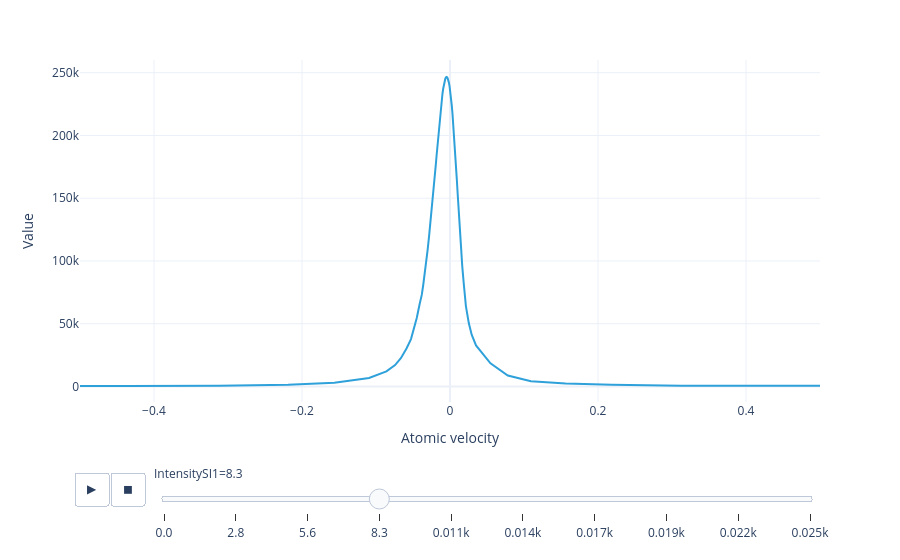

Notebook code for this chart:
### Markdown cell above
Create an animation of the flux distribution as the repump intensity is varied:

### Code cell
model.flux_distribution(sol).visualize(xaxis_range=(-.5, .5))

### Figure 1 — Plotly figure (JSON) as saved in the notebook; plotly's stock layout.template omitted (floating-point values rounded to 4 significant figures)
{"data": [{"hovertemplate": "IntensitySI1=0.0<br>Atomic velocity=%{x}<br>Value=%{y}<extra></extra>", "legendgroup": "", "line": {"color": "#2fa1da", "dash": "solid"}, "marker": {"symbol": "circle"}, "mode": "lines", "name": "", "orientation": "v", "showlegend": false, "type": "scatter", "x": [-2.5, -1.5, -0.875, -0.625, -0.4375, -0.3125, -0.2188, -0.1562, -0.1094, -0.08594, -0.07422, -0.06641, -0.05859, -0.05273, -0.04883, -0.04492, -0.04102, -0.03809, -0.03613, -0.03418, -0.03223, -0.03027, -0.02832, -0.02637, -0.0249, -0.02393, -0.02295, -0.02197, -0.021, -0.02002, -0.01904, -0.01807, -0.01709, -0.01611, -0.01514, -0.01416, -0.01318, -0.01221, -0.01123, -0.01025, -0.009277, -0.008301, -0.007324, -0.006348, -0.005371, -0.004395, -0.003418, -0.002441, -0.001465, -0.0004883, 0.0004883, 0.001465, 0.002441, 0.003418, 0.004395, 0.005371, 0.006348, 0.007324, 0.008301, 0.009277, 0.01025, 0.01123, 0.0127, 0.01465, 0.0166, 0.01855, 0.02148, 0.02539, 0.0293, 0.03516, 0.04297, 0.05469, 0.07812, 0.1094, 0.1562, 0.2188, 0.3125, 0.4375, 0.625, 0.875, 1.5, 2.5], "xaxis": "x", "y": [0.05885, 4.474, 41.97, 116.9, 289.3, 626.4, 1379.0, 2924.0, 6701.0, 11980.0, 17020.0, 22550.0, 30480.0, 37760.0, 45470.0, 54570.0, 65660.0, 73140.0, 81020.0, 89500.0, 98670.0, 108600.0, 119300.0, 130800.0, 137200.0, 143600.0, 150200.0, 156900.0, 163700.0, 170600.0, 177500.0, 184400.0, 191300.0, 198000.0, 204600.0, 211000.0, 217100.0, 222800.0, 228100.0, 232800.0, 237000.0, 240500.0, 243200.0, 245200.0, 246400.0, 246600.0, 246000.0, 244500.0, 242100.0, 238800.0, 234500.0, 229400.0, 223500.0, 216800.0, 209300.0, 201200.0, 192500.0, 183400.0, 174000.0, 164300.0, 154600.0, 144900.0, 127300.0, 110700.0, 95520.0, 82220.0, 64050.0, 50500.0, 41210.0, 32720.0, 27080.0, 18470.0, 8706.0, 4237.0, 2352.0, 1341.0, 637.7, 296.5, 119.4, 42.65, 4.514, 0.05913], "yaxis": "y"}], "layout": {"legend": {"title": {}, "tracegroupgap": 0}, "margin": {"t": 60}, "sliders": [{"active": 3, "currentvalue": {"prefix": "IntensitySI1="}, "len": 0.9, "pad": {"b": 10, "t": 60}, "steps": [{"args": [["0.0"], {"frame": {"duration": 0, "redraw": false}, "fromcurrent": true, "mode": "immediate", "transition": {"duration": 0, "easing": "linear"}}], "label": "0.0", "method": "animate"}, {"args": [["2.7777777777777777"], {"frame": {"duration": 0, "redraw": false}, "fromcurrent": true, "mode": "immediate", "transition": {"duration": 0, "easing": "linear"}}], "label": "2.8", "method": "animate"}, {"args": [["5.555555555555555"], {"frame": {"duration": 0, "redraw": false}, "fromcurrent": true, "mode": "immediate", "transition": {"duration": 0, "easing": "linear"}}], "label": "5.6", "method": "animate"}, {"args": [["8.333333333333332"], {"frame": {"duration": 0, "redraw": false}, "fromcurrent": true, "mode": "immediate", "transition": {"duration": 0, "easing": "linear"}}], "label": "8.3", "method": "animate"}, {"args": [["11.11111111111111"], {"frame": {"duration": 0, "redraw": false}, "fromcurrent": true, "mode": "immediate", "transition": {"duration": 0, "easing": "linear"}}], "label": "0.011k", "method": "animate"}, {"args": [["13.88888888888889"], {"frame": {"duration": 0, "redraw": false}, "fromcurrent": true, "mode": "immediate", "transition": {"duration": 0, "easing": "linear"}}], "label": "0.014k", "method": "animate"}, {"args": [["16.666666666666664"], {"frame": {"duration": 0, "redraw": false}, "fromcurrent": true, "mode": "immediate", "transition": {"duration": 0, "easing": "linear"}}], "label": "0.017k", "method": "animate"}, {"args": [["19.444444444444443"], {"frame": {"duration": 0, "redraw": false}, "fromcurrent": true, "mode": "immediate", "transition": {"duration": 0, "easing": "linear"}}], "label": "0.019k", "method": "animate"}, {"args": [["22.22222222222222"], {"frame": {"duration": 0, "redraw": false}, "fromcurrent": true, "mode": "immediate", "transition": {"duration": 0, "easing": "linear"}}], "label": "0.022k", "method": "animate"}, {"args": [["25.0"], {"frame": {"duration": 0, "redraw": false}, "fromcurrent": true, "mode": "immediate", "transition": {"duration": 0, "easing": "linear"}}], "label": "0.025k", "method": "animate"}], "x": 0.1, "xanchor": "left", "y": 0, "yanchor": "top"}], "updatemenus": [{"buttons": [{"args": [null, {"frame": {"duration": 300, "redraw": false}, "fromcurrent": true, "mode": "immediate", "transition": {"duration": 0, "easing": "linear"}}], "label": "&#9654;", "method": "animate"}, {"args": [[null], {"frame": {"duration": 0, "redraw": false}, "fromcurrent": true, "mode": "immediate", "transition": {"duration": 0, "easing": "linear"}}], "label": "&#9724;", "method": "animate"}], "direction": "left", "pad": {"r": 10, "t": 70}, "showactive": false, "type": "buttons", "x": 0.1, "xanchor": "right", "y": 0, "yanchor": "top"}], "xaxis": {"anchor": "y", "domain": [0, 1], "range": [-0.5, 0.5], "title": {"text": "Atomic velocity"}}, "yaxis": {"anchor": "x", "domain": [0, 1], "range": [-12390.0, 260100.0], "title": {"text": "Value"}}}}
